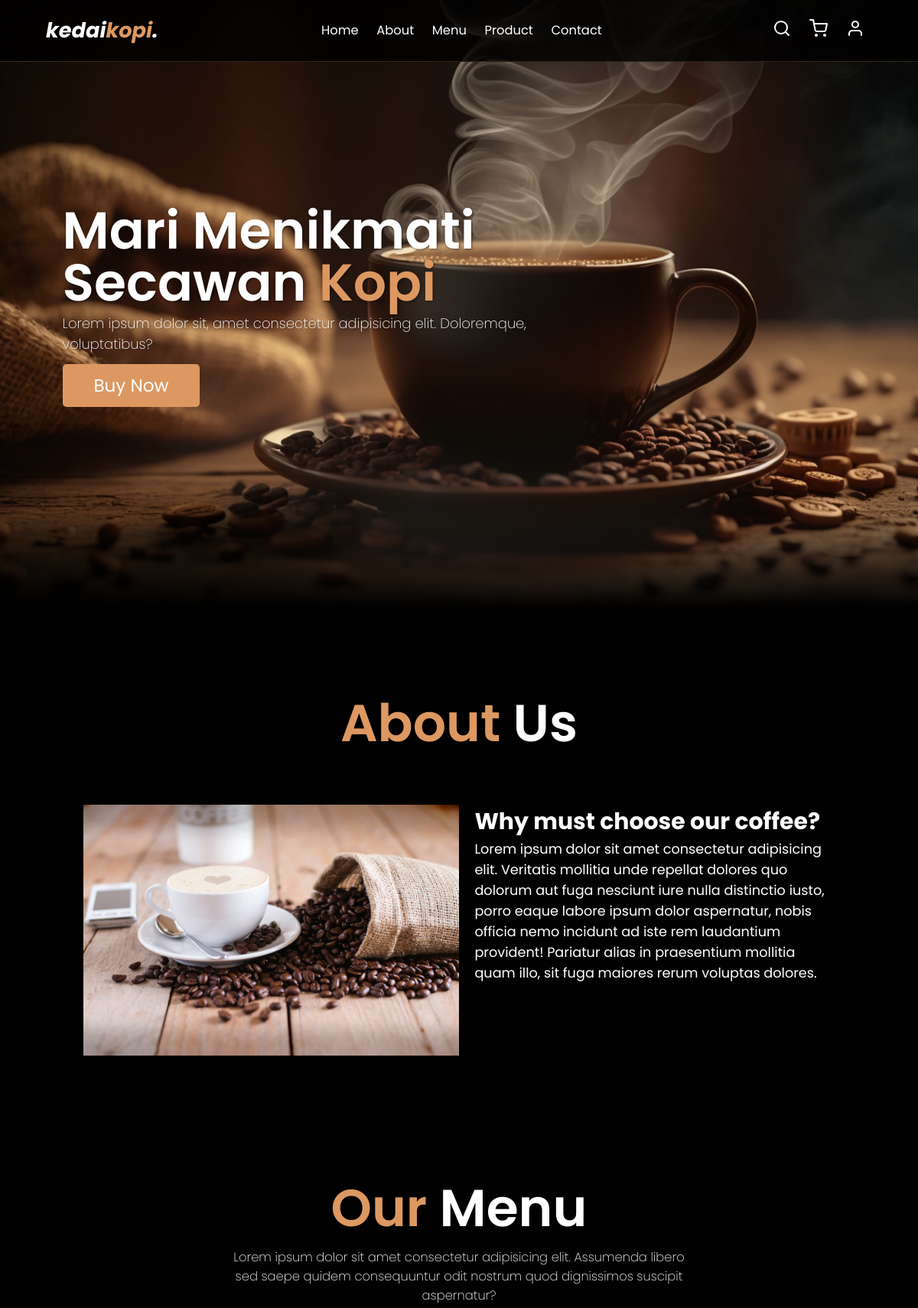
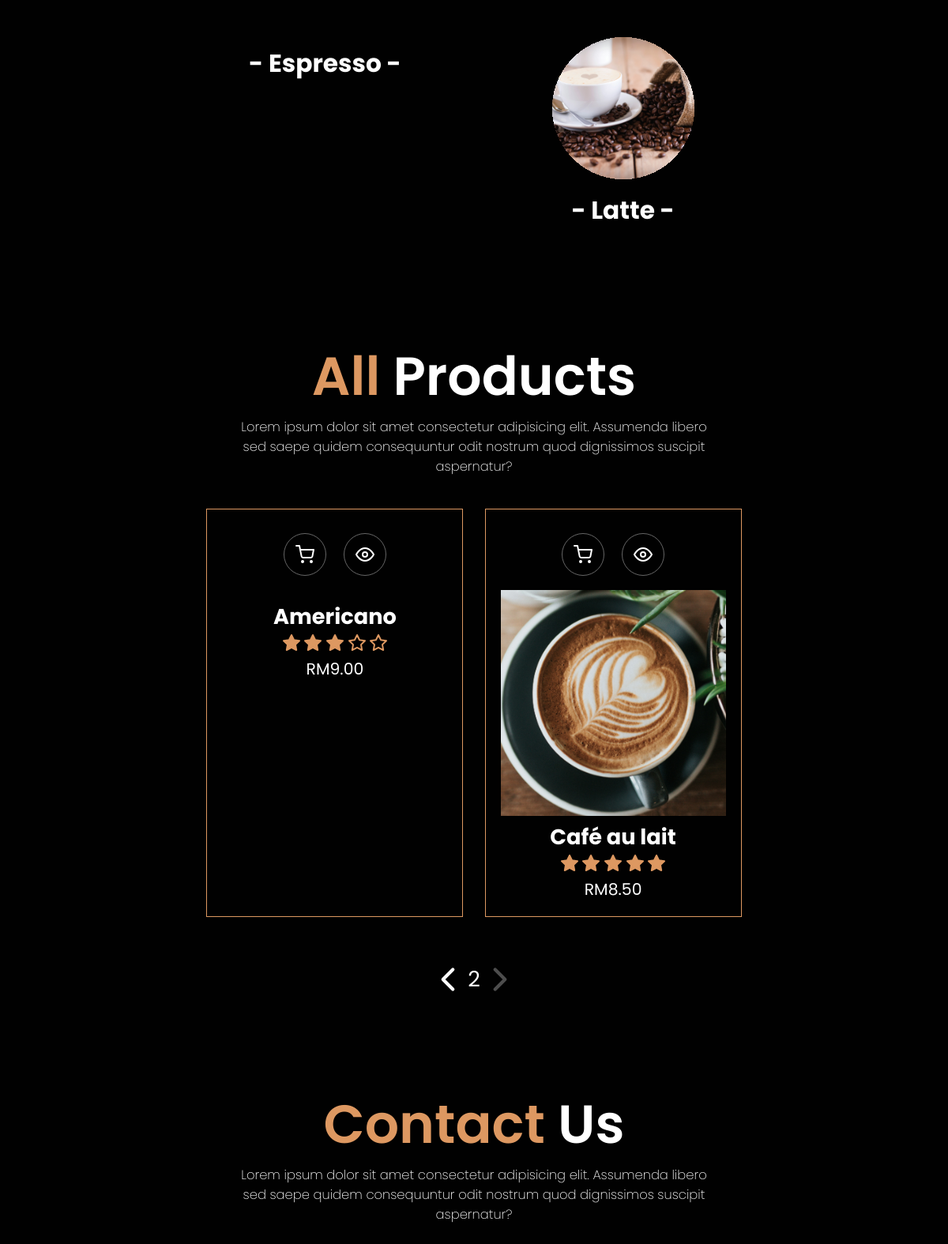
The app's page /?nr-page=2 (upper part) with its own data (2 pictures, top to bottom).
### tables this page shows
CREATE TABLE `menu` (
  `id` int(11) NOT NULL,
  `name` varchar(30) NOT NULL,
  `image` varchar(255) NOT NULL
);

CREATE TABLE `product` (
  `id` int(11) NOT NULL,
  `image` varchar(255) NOT NULL,
  `name` varchar(30) NOT NULL,
  `description` varchar(200) DEFAULT NULL,
  `rating` int(5) NOT NULL,
  `price` decimal(5,2) NOT NULL
);

### index.php (the view, shortened to what this page needs)
<?php
require('function.php');
$username = null;
function fetchMenu($conn) {
    $sql = "SELECT * FROM menu";
    $result = $conn->query($sql);
    return $result;
}
function fetchProduct($conn, $sql, $params = []) {
    $stmt = $conn->prepare($sql);
    $stmt->execute();
    $result = $stmt->get_result();
    return $result;
}
?>
<!DOCTYPE html>
<html lang="en">
<head>
    <link rel="stylesheet" href="style.css">
</head>
<body>
    <header class="header-main">
        <p class="navbar-logo">kedai<span>kopi</span>.</p>
        <div class="navbar-nav">
            <a href="#home">Home</a>
            <a href="#about">About</a>
            <a href="#ourMenu">Menu</a>
            <a href="#product">Product</a>
            <a href="#contact">Contact</a>
        </div>
        <div class="navbar-extra">
            <a href="#" id="search"><i data-feather="search"></i></a>
            <a href="#" id="cart">
                <i data-feather="shopping-cart"></i>
            </a>
            <a href="#" id="user"><i data-feather="user"></i></a>
        </div>
    </header>
    <section class="hero" id="home">
        <main class="content">
            <h1>Mari Menikmati Secawan <span>Kopi</span></h1>
            <p>Lorem ipsum dolor sit, amet consectetur adipisicing elit. Doloremque, voluptatibus?
            </p>
            <a href="#product" class="buy-btn">Buy Now</a>
        </main>
    </section>
    <section class="about" id="about">
        <h1><span>About</span> Us</h1>
        <main class="content">
            <img src="material/mike-kenneally-zlwDJoKTuA8-unsplash.jpg" alt="">
            <div class="text">
                <h3>Why must choose our coffee?</h3>
                <p>Lorem ipsum dolor sit amet consectetur adipisicing elit. Veritatis mollitia unde repellat dolores quo dolorum aut fuga nesciunt iure nulla distinctio iusto, porro eaque labore ipsum dolor aspernatur, nobis officia nemo incidunt ad iste rem laudantium provident! Pariatur alias in praesentium mollitia quam illo, sit fuga maiores rerum voluptas dolores.</p>
            </div>
        </main>
    </section>
    <section class="menu" id="ourMenu">
        <h1><span>Our</span> Menu</h1>
        <p class="desc">Lorem ipsum dolor sit amet consectetur adipisicing elit. Assumenda libero sed saepe quidem consequuntur odit nostrum quod dignissimos suscipit aspernatur?</p>
        <main class="content">
            <?php
            $menu = fetchMenu($conn);
                if($menu->num_rows > 0) :
                    while($row = $menu->fetch_assoc()) : ?>
            <div class="card-menu">
                <img src="<?php echo $row['image']; ?>" alt="">
                <h3>- <?php echo $row['name']; ?> -</h3>
            </div>
            <?php
                endwhile;
            endif;
             ?>
        </main>
    </section>
    <section class="product" id="product">
        <h1><span>All</span> Products</h1>
        <p class="desc">Lorem ipsum dolor sit amet consectetur adipisicing elit. Assumenda libero sed saepe quidem consequuntur odit nostrum quod dignissimos suscipit aspernatur?</p>
        <main class="content">
        <?php
        $limitPage = 5;
        $currentPage = isset($_GET['nr-page']) ? (int)$_GET['nr-page'] : 1;
        $startPage = ($currentPage - 1) * $limitPage;
        if(isset($_GET['searchBox']) && $_SERVER['REQUEST_METHOD'] == 'GET') :
            $name = $conn->real_escape_string($_GET['searchBox']);
            $sqlAll = "SELECT * FROM product WHERE name LIKE ?";
            $productsAll = fetchProduct($conn, $sqlAll, ["%$name%"]);
            $num_of_rows = $productsAll->num_rows;
            $sql = "SELECT * FROM product WHERE name LIKE ? LIMIT $startPage, $limitPage";
            $products = fetchProduct($conn, $sql, ["%$name%"]);
        else :
            $sqlAll = "SELECT * FROM product";
            $productsAll = $conn->query($sqlAll);
            $num_of_rows = $productsAll->num_rows;
            $sql = "SELECT * FROM product LIMIT $startPage, $limitPage";
            $products = fetchProduct($conn, $sql);
        endif;
        $pages = ceil($num_of_rows / $limitPage);
        if($products->num_rows > 0) :
            while($row = $products->fetch_assoc()) : ?>
        <div class="card-product">
            <div class="product-icons">
                <?php if($username) :
                ?>
                <a href="#" onclick="cart(<?php echo $row['id']; ?>, event)" id="shopping-cart"><i data-feather="shopping-cart"></i></a>
                <?php
                else :
                    ?>
                <a href="#" onclick="hideCart(event)" id="shopping-cart"><i data-feather="shopping-cart"></i></a>
                <?php
                endif; ?>
                <a href="#" onclick="viewItemDetails(<?php echo $row['id']; ?>, event)" id="view"><i data-feather="eye"></i></a>
            </div>
            <img src="<?php echo $row['image']; ?>" alt="">
            <h3><?php echo $row['name']; ?></h3>
            <div class="product-star">
                <?php
                $total = 5;
                $rate = $row['rating'];
                $balance = $total - $rate;
                for($i=0; $i<$rate; $i++) :
                ?>
                <i data-feather="star" class="full-star"></i>
                <?php endfor;
                for($i=0; $i<$balance; $i++) :
                ?>
                <i data-feather="star" class="star"></i>
                <?php endfor; ?>
            </div>
            <p class="price">RM<?php echo $row['price']; ?></p>
        </div>
        <?php
            endwhile;
        else :
            echo "No result found";
        endif;
            ?>
        </main>
        <div class="pagination">
            <?php if($currentPage > 1) { ?>
                <a href="?nr-page=<?php echo ($currentPage - 1); ?>#product"><i data-feather="chevron-left" class="che-left"></i></a>
            <?php } else { ?>
                <a><i data-feather="chevron-left" class="che-left-last"></i></a>
            <?php } ?>
            <p><?php echo $currentPage ?></p>
            <?php if($currentPage < $pages) { ?>
                <a href="?nr-page=<?php echo ($currentPage + 1); ?>#product"><i data-feather="chevron-right" class="che-right"></i></a>
            <?php } else { ?>
                <a><i data-feather="chevron-right" class="che-right-last"></i></a>
            <?php } ?>
        </div>
    </section>
    <section class="contact" id="contact">
        <h1><span>Contact</span> Us</h1>
        <p class="desc">Lorem ipsum dolor sit amet consectetur adipisicing elit. Assumenda libero sed saepe quidem consequuntur odit nostrum quod dignissimos suscipit aspernatur?</p>
    </section>
</body>
</html>

### records on screen
menu: name "Espresso"
menu: image (picture), name "Latte"
product: name "Americano", price "9.00"
product: image (picture), name "Café au lait", price "8.50"

### other values on screen
$currentPage "2"
